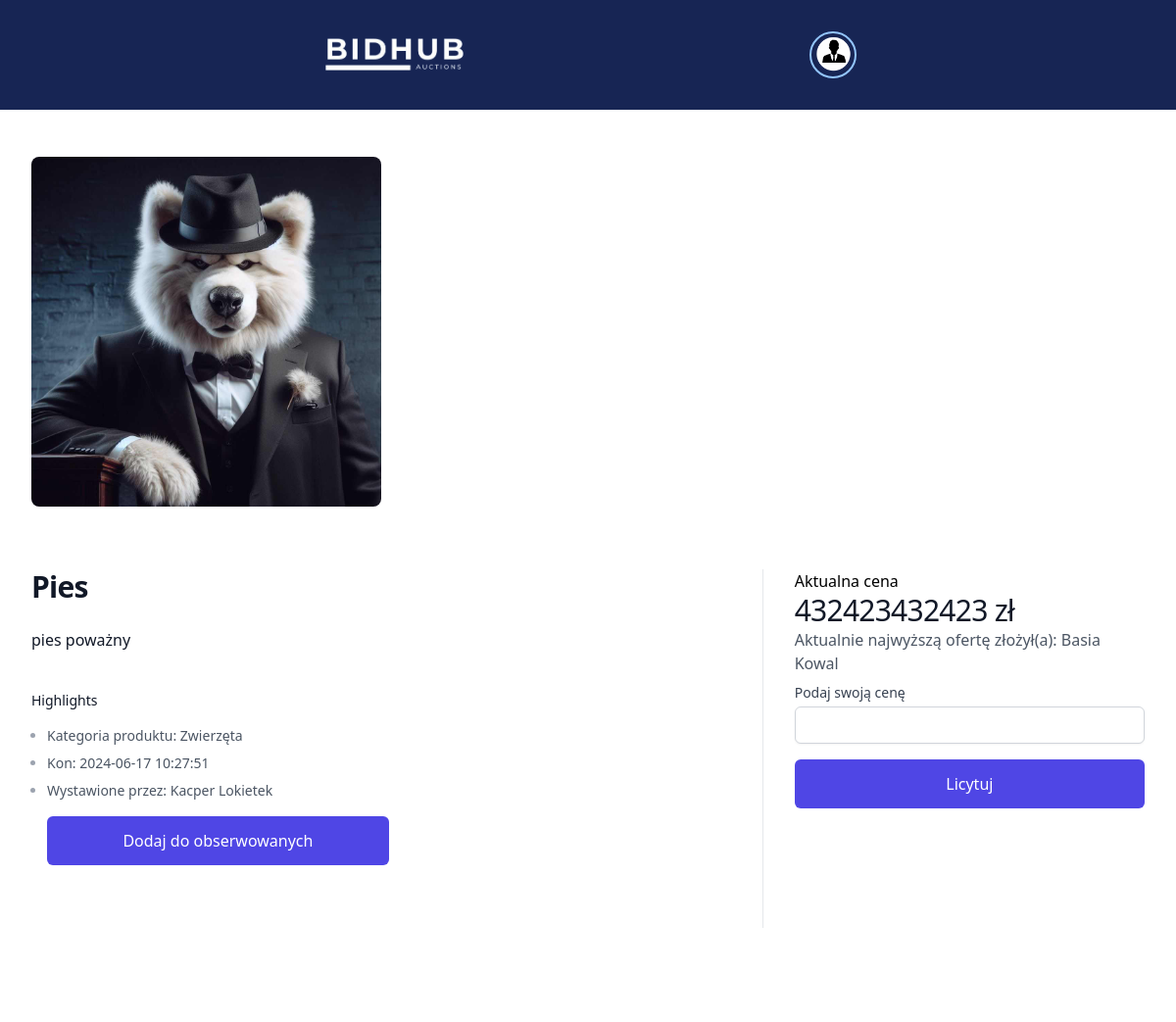
Before: /dist/product_page.php?id_auction=15 with the older database file.
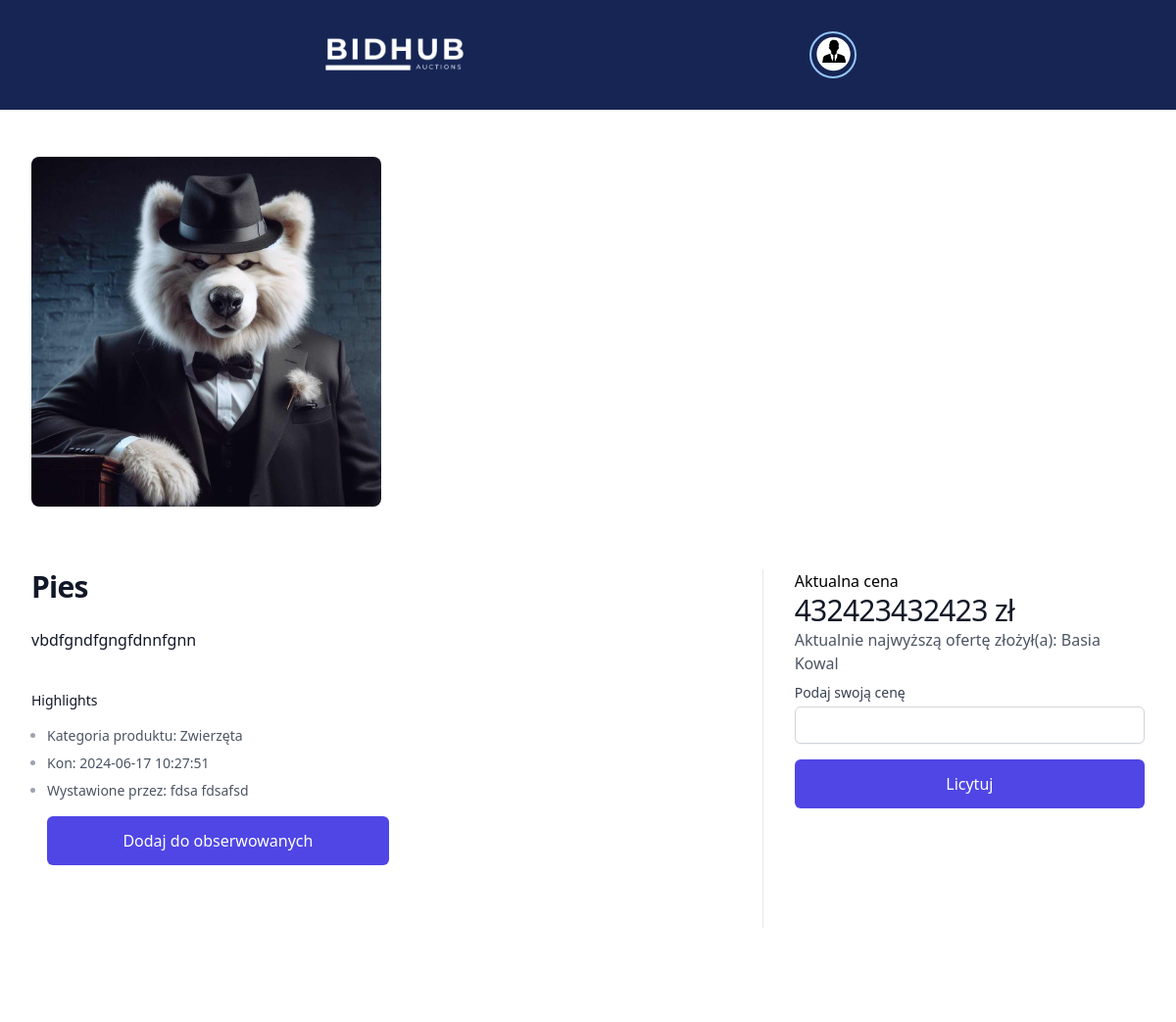
After: the same page with the newer database file.
### tables this page shows
CREATE TABLE `auctions` (
  `id_auction` int(11) NOT NULL,
  `id_user` int(11) NOT NULL,
  `id_category` int(11) NOT NULL,
  `title` varchar(50) NOT NULL,
  `description` varchar(1000) NOT NULL,
  `image` varchar(255) NOT NULL,
  `start_price` double NOT NULL,
  `end_time` datetime NOT NULL DEFAULT current_timestamp(),
  `highest_bidder_id` int(11) DEFAULT NULL,
  `status` varchar(50) NOT NULL DEFAULT 'active'
);

CREATE TABLE `users` (
  `id_user` int(11) NOT NULL,
  `firstName` varchar(50) NOT NULL,
  `lastName` varchar(50) NOT NULL,
  `email` varchar(60) NOT NULL,
  `id_role` tinyint(4) NOT NULL DEFAULT 1,
  `pass` varchar(255) NOT NULL,
  `passwordrepeat` varchar(255) NOT NULL,
  `city` varchar(100) DEFAULT NULL,
  `street` varchar(100) DEFAULT NULL,
  `house_number` varchar(10) DEFAULT NULL,
  `postal_code` varchar(20) DEFAULT NULL,
  `phone_number` varchar(20) DEFAULT NULL,
  `profile_image` varchar(255) DEFAULT '../uploads/user-3331256_1280.png',
  `reset_token` varchar(255) DEFAULT NULL,
  `token_expiry` datetime DEFAULT NULL,
  `bank_account_number` varchar(34) DEFAULT NULL
);

CREATE TABLE `categories` (
  `id_category` int(11) NOT NULL,
  `category_name` varchar(100) NOT NULL
);

### dist/product_page.php (the view, shortened to what the changed rows need)
<?php
include_once "../scripts/connect.php";
$id_auction = (int)$_GET['id_auction'];
$sql = "SELECT a.*, c.category_name,
        u.firstName AS owner_first_name, u.lastName AS owner_last_name,
        hb.firstName AS highest_bidder_first_name, hb.lastName AS highest_bidder_last_name
        FROM auctions a
        JOIN categories c ON a.id_category = c.id_category
        JOIN users u ON a.id_user = u.id_user
        LEFT JOIN users hb ON a.highest_bidder_id = hb.id_user
        WHERE a.id_auction = :id_auction";
$stmt = $conn->prepare($sql);
$stmt->execute(['id_auction' => $id_auction]);
$auction = $stmt->fetch(PDO::FETCH_ASSOC);
?>
<!DOCTYPE html>
<html lang="en">
<head>
    <link rel="stylesheet" href="../src/output.css">
    <link href="https://cdn.jsdelivr.net/npm/tailwindcss@2.2.19/dist/tailwind.min.css" rel="stylesheet">
</head>
<body>
<div class="bg-white">
  <div class="pt-6">
    <div class="mx-auto mt-6 max-w-2xl sm:px-6 lg:grid lg:max-w-7xl lg:grid-cols-3 lg:gap-x-8 lg:px-8">
      <div class="hidden lg:grid lg:grid-cols-1 lg:gap-y-8">
        <div class="aspect-h-2 aspect-w-3 overflow-hidden rounded-lg">
            <img src="<?php echo htmlspecialchars($auction['image']); ?>" alt="<?php echo htmlspecialchars($auction['title']); ?>" class="h-full w-full object-cover object-center">
        </div>
      </div>
    </div>
    <div class="mx-auto max-w-2xl px-4 pb-16 pt-10 sm:px-6 lg:grid lg:max-w-7xl lg:grid-cols-3 lg:grid-rows-[auto,auto,1fr] lg:gap-x-8 lg:px-8 lg:pb-24 lg:pt-16">
      <div class="lg:col-span-2 lg:border-r lg:border-gray-200 lg:pr-8">
        <h1 class="text-2xl font-bold tracking-tight text-gray-900 sm:text-3xl"><?php echo htmlspecialchars($auction['title']); ?></h1>
      </div>
      <div class="mt-4 lg:row-span-3 lg:mt-0">
      <h2 class="">Aktualna cena</h2>
        <p class="text-3xl tracking-tight text-gray-900"><?php echo htmlspecialchars($auction['start_price']); ?> zł</p>
        <p class="text-base text-gray-600">
        <?php
        if ($auction['highest_bidder_id']) {
            echo "Aktualnie najwyższą ofertę złożył(a): " .
                 htmlspecialchars($auction['highest_bidder_first_name'] . ' ' . $auction['highest_bidder_last_name']);
        } else {
            echo "Jeszcze nikt nie złożył oferty.";
        }
        ?>
    </p>
        <form method="POST" action="">
            <label for="bid_amount" class="block text-sm font-medium text-gray-700 mt-2">Podaj swoją cenę</label>
            <input type="number" id="bid_amount" name="bid_amount" class="mt-1 block w-full px-3 py-2 border border-gray-300 rounded-md shadow-sm focus:ring-indigo-500 focus:border-indigo-500 sm:text-sm" step="1.00" required>
            <button type="submit" class="mt-4 flex w-full items-center justify-center rounded-md border border-transparent bg-indigo-600 px-8 py-3 text-base font-medium text-white hover:bg-indigo-700 focus:outline-none focus:ring-2 focus:ring-indigo-500 focus:ring-offset-2">Licytuj</button>
        </form>
     </div>
      <div class="py-10 lg:col-span-2 lg:col-start-1 lg:border-r lg:border-gray-200 lg:pb-16 lg:pr-8 lg:pt-6">
        <div>
          <div class="space-y-6">
            <p class="text-base text-gray-900"><?php echo nl2br(htmlspecialchars($auction['description'])); ?></p>
          </div>
        </div>
        <div class="mt-10">
          <div class="mt-4">
            <ul role="list" class="list-disc space-y-2 pl-4 text-sm">
              <li class="text-gray-400"><span class="text-gray-600">Kategoria produktu: <?php echo htmlspecialchars($auction['category_name']); ?></span></li>
              <li class="text-gray-400"><span class="text-gray-600">Kon: <?php echo htmlspecialchars($auction['end_time']); ?></span></li>
              <li class="text-gray-400"><span class="text-gray-600">Wystawione przez: <?php echo htmlspecialchars($auction['owner_first_name'] . ' ' . $auction['owner_last_name']); ?></span></li>
            </ul>
          </div>
        </div>
      </div>
    </div>
  </div>
</div>
</body>
</html>

Changed rows visible on the page:
changed auctions "Pies": description "pies poważny" → "vbdfgndfgngfdnnfgnn"; id_user.lastName "Kacper Lokietek" → "fdsa fdsafsd"
